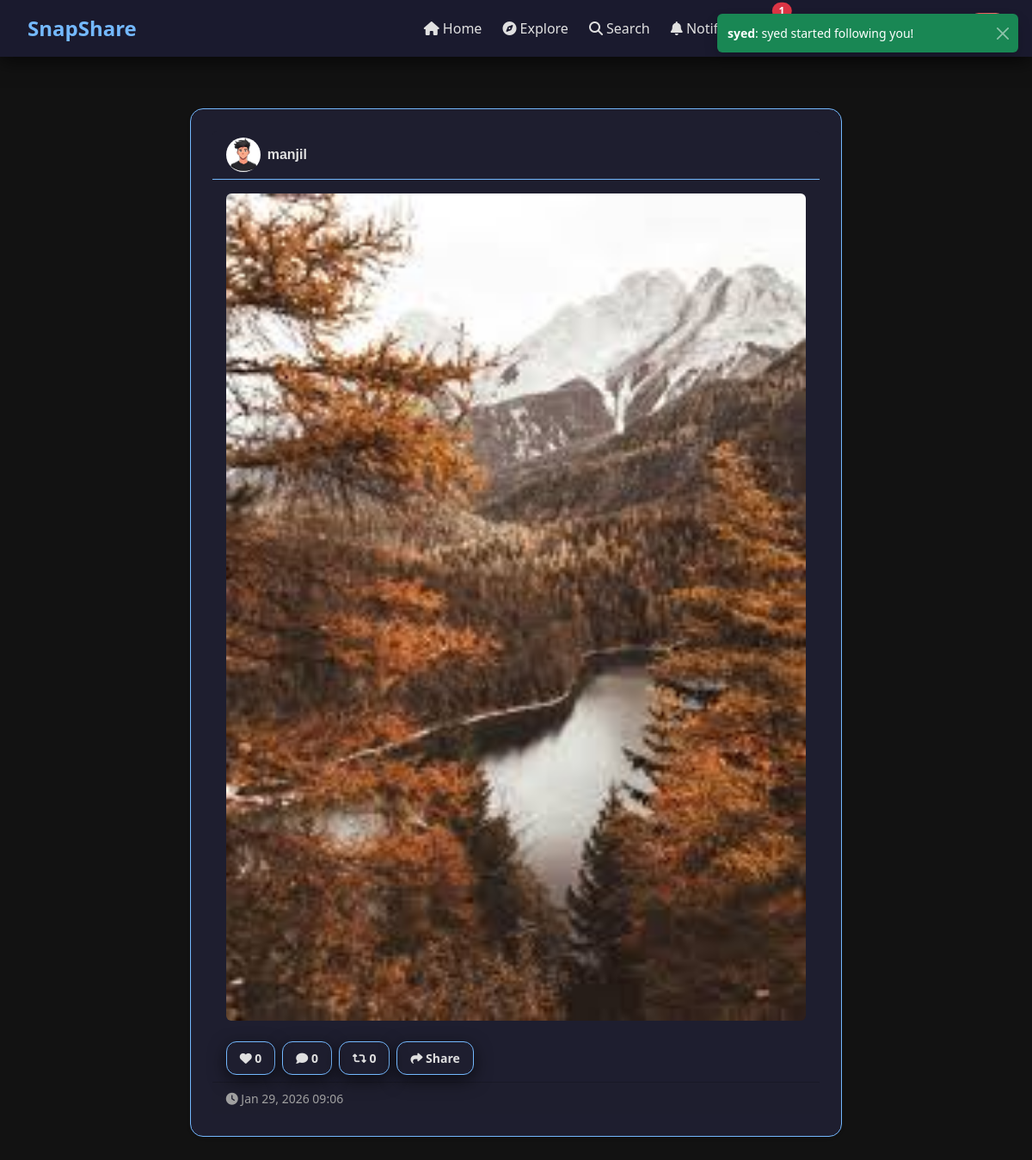
The app's page /post_details/c8bb51431707457a8644c53b691c654c/ (signed in) with its own data.
### userauth/models.py (models this page shows, shortened)
class Post(models.Model):
    POST_TYPES = (
        ('text', 'Text'),
        ('image', 'Image'),
        ('video', 'Video'),
    )
    id = models.UUIDField(primary_key=True, default=uuid.uuid4, editable=False)
    user = models.ForeignKey(User, on_delete=models.CASCADE)
    caption = models.TextField(blank=True)
    text_content = models.TextField(blank=True, null=True)
    image = models.ImageField(upload_to='post_images/', blank=True, null=True)
    video = models.FileField(upload_to='post_videos/', blank=True, null=True)
    post_type = models.CharField(max_length=10, choices=POST_TYPES, default='text')
    allow_repost = models.BooleanField(default=True)
    no_of_likes = models.IntegerField(default=0)
    no_of_comments = models.IntegerField(default=0)
    no_of_reposts = models.IntegerField(default=0)
    created_at = models.DateTimeField(auto_now_add=True)
    is_active = models.BooleanField(default=True)
    def liked_by_user(self, user):
        return LikePost.objects.filter(post=self, user=user).exists()
    def comments_count(self):
        return self.comments.count()

class Profile(models.Model):
    user = models.OneToOneField(User, on_delete=models.CASCADE)
    bio = models.TextField(blank=True,default='')
    fb = models.CharField(max_length=100, blank=True,default='')
    insta = models.CharField(max_length=100, blank=True,default='')
    twitter = models.CharField(max_length=100, blank=True,default='')
    linkedin = models.CharField(max_length=100, blank=True,default='')
    profileimg = models.ImageField(upload_to='profile_images',default='blank-profile-picture.png')
    location = models.CharField(max_length=100, blank=True,default='')
    is_completed = models.BooleanField(default=False)

class PostImage(models.Model):
    post = models.ForeignKey(Post, on_delete=models.CASCADE, related_name='images')
    image = models.ImageField(upload_to='post_images/')
    is_active = models.BooleanField(default=True)

### userauth/views.py (the view, shortened to what this page needs)
# urls.py: path('post_details/<str:pk>/', post_detail, name='post_details'),
@login_required(login_url='/login/')
def post_detail(request, pk):
    post = Post.objects.filter(id=pk, is_active=True).prefetch_related(
        Prefetch('images', queryset=PostImage.objects.filter(is_active=True))
    ).first()
    if not post:
        messages.error(request, "Post not found.")
        return redirect('/')
    post.liked = post.liked_by_user(request.user)
    post.comment_count = post.comments_count()
    post.reposted_by_user = Repost.objects.filter(user=request.user, original_post=post).exists()
    active_images = post.images.filter(is_active=True)
    if post.images.exists():
        active_images = post.images.filter(is_active=True)
    elif post.image:
        class DummyImag:
            def __init__(self, image):
                self.image = image
        active_images = [DummyImag(post.image)]
    else:
        active_images = []
    comments = Comments.objects.filter(post=post).select_related('user__profile').order_by('created_at')
    context = {
        'page': 'Post Detail',
        'post': post,
        'comments': comments,
        'active_images': active_images,
    }
    return render(request, 'post_detail.html', context)

### userauth/context_processors.py (called while the page is built)
def notifications(request):
    unread_count = 0
    unread_notifications = []
    if request.user.is_authenticated:
        unread_notifications = request.user.notifications.filter(read=False).order_by('-created_at')[:10]
        unread_count = unread_notifications.count()
    return {
        'unread_notifications': unread_notifications,
        'unread_count': unread_count
    }

### userauth/templates/post_detail.html (shortened to what this page needs)
{% extends 'base.html' %}
{% block content %}
<div class="main mt-4">
  <div class="row justify-content-center">
    <div class="col-12 col-md-8">
      <div class="card shadow-sm mb-4">
        <div class="card-header d-flex align-items-center">
          <img src="{{ post.user.profile.profileimg.url }}" class="rounded-circle me-2" width="40" height="40">
          <a href="/profile/{{ post.user.username }}" class="fw-bold text-decoration-none text">
            {{ post.user.username }}
          </a>
        </div>
        <div class="card-body">
          {% if post.post_type == "REPOST" %}
          <p class="text-footer mb-1">
            Reposted from
            <a href="/profile/{{ post.repost_of.user.username }}">@{{ post.repost_of.user.username }}</a>
          </p>
          <div class="border rounded p-2 mb-2">
            {% if post.repost_of.caption %}
            <p>{{ post.repost_of.caption }}</p>
            {% endif %}
            {% if post.repost_of.text_content %}
            <p>{{ post.repost_of.text_content }}</p>
            {% endif %}
            {% if post.repost_of.images.all %}
            <div id="carousel{{ post.id }}" class="carousel slide mb-2" data-bs-ride="carousel">
              <div class="carousel-inner">
                {% for img in post.repost_of.images.all %}
                <div class="carousel-item {% if forloop.first %}active{% endif %}">
                  <img src="{{ img.image.url }}" class="d-block w-100 rounded">
                </div>
                {% endfor %}
              </div>
              {% if post.repost_of.images.count > 1 %}
              <button class="carousel-control-prev" type="button" data-bs-target="#carousel{{ post.id }}" data-bs-slide="prev">
                <span class="carousel-control-prev-icon" aria-hidden="true"></span>
              </button>
              <button class="carousel-control-next" type="button" data-bs-target="#carousel{{ post.id }}" data-bs-slide="next">
                <span class="carousel-control-next-icon" aria-hidden="true"></span>
              </button>
              {% endif %}
            </div>
            {% endif %}
            {% if post.repost_of.video %}
            <video class="w-100 rounded" autoplay loop controls>
              <source src="{{ post.repost_of.video.url }}">
            </video>
            {% endif %}
          </div>
          {% else %}
          {% if active_images %}
          <div id="carousel{{ post.id }}" class="carousel slide mb-2" data-bs-ride="carousel">
            <div class="carousel-inner">
             {% for img in active_images %}
              <div class="carousel-item {% if forloop.first %}active{% endif %}">
                <img src="{{ img.image.url }}" class="d-block w-100 rounded">
              </div>
              {% endfor %}
            </div>
          </div>
          {% endif %}
          {% endif %}
        </div>
        <div class="d-flex gap-2 px-3 pb-2">
          <a href="/like-post?post_id={{ post.id }}"
             class="btn btn-sm {% if post.liked %}btn-primary{% else %}btn-outline-primary{% endif %}">
            <i class="fa-solid fa-heart"></i> {{ post.no_of_likes }}
          </a>
          <button class="btn btn-sm btn-outline-primary" data-bs-toggle="collapse" data-bs-target="#comment{{ post.id }}">
            <i class="fa-solid fa-comment"></i> {{ comments.count }}
          </button>
          {% if post.allow_repost and post.post_type != "REPOST" %}
          <a href="{% url 'repost' post.id %}"
             class="btn btn-sm {% if post.reposted_by_user %}btn-primary{% else %}btn-outline-primary{% endif %}">
            <i class="fa-solid fa-retweet"></i> {{ post.no_of_reposts }}
          </a>
          {% endif %}
          <button class="btn btn-sm btn-outline-primary"
                  onclick="sharePost('{{ request.build_absolute_uri }}')">
            <i class="fa-solid fa-share"></i> Share
          </button>
        </div>
        <small class="card-footer text-footer">
          <i class="fa-solid fa-clock"></i> {{ post.created_at|date:"M d, Y H:i" }}
        </small>
      </div>
    </div>
  </div>
</div>
{% endblock %}

### userauth/static/style.css (style rules this page uses)
:root { --bg: #121212; --text: #e0e0e0; --card-bg: #1e1e2f; --navbar-bg: #1a1a2e; --footer-bg: #1a1a2e; --link: #74b9ff; --link-hover: #74b9ff; --btn-primary-gradient: linear-gradient(45deg, #6c5ce7, #a29bfe); --btn-secondary-gradient: linear-gradient(45deg, #00b894, #55efc4); --btn-danger-gradient: linear-gradient(45deg, #d63031, #ff7675); --alert-success-bg: #2d3436; --alert-success-text: #00b894; --alert-danger-bg: #2d3436; --alert-danger-text: #d63031; --alert-info-bg: #2d3436; --alert-info-text: #74b9ff; --alert-warning-bg: #2d3436; --alert-warning-text: #fdcb6e; --shadow: 0 6px 20px rgba(0, 0, 0, 0.6); }
body { font-family: 'Segoe UI', Tahoma, Geneva, Verdana, sans-serif; background-color: var(--bg); color: var(--text); transition: all 0.3s ease; min-height: 100vh; display: flex; flex-direction: column; margin: 0; padding: 0; padding-top: 30px; }
a, .nav-link, .form-link { color: var(--link); transition: color 0.3s; }
.text { color: var(--text); font-family: 'Gill Sans', 'Gill Sans MT', Calibri, 'Trebuchet MS', sans-serif }
.text-footer { color: #a0a0a0; }
.container, .card, .post-card, .profile-card { border: 1px solid #74b9ff; background-color: var(--card-bg); color: var(--text); border-radius: 15px; padding: 25px; box-shadow: var(--shadow); transition: all 0.3s ease; }
.card-header { border-bottom: 1px solid #74b9ff; }
.btn-outline-primary { color: var(--text); font-weight: bold; border: 1px solid #74b9ff; border-radius: 12px; padding: 8px 15px; transition: all 0.3s ease; box-shadow: var(--shadow); background-color: transparent; }

### records on screen
Post: user.profile.profileimg (picture), user.username "manjil", no_of_likes "0", no_of_reposts "0", created_at "Jan 29, 2026 09:06"
PostImage: image (picture)

### other values on screen
{{ unread_count }} "1"
{{ comments.count }} "0"
